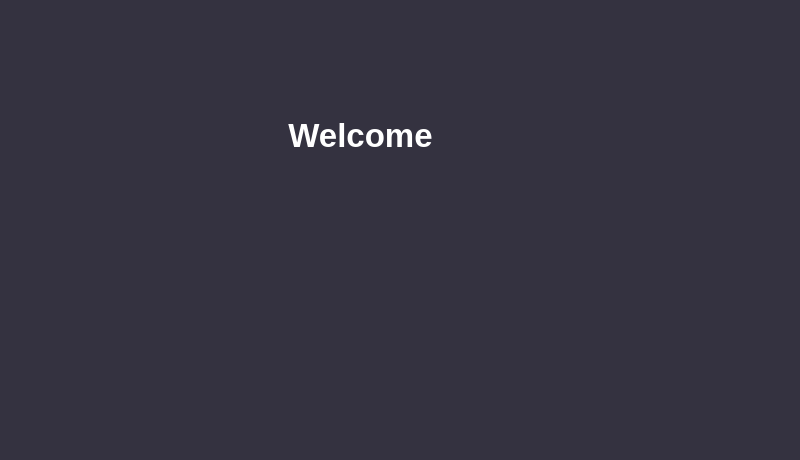
<?xml version="1.0" encoding="UTF-8"?>
<ui version="4.0">
 <class>MainPage</class>
 <widget class="QMainWindow" name="MainPage">
  <property name="geometry">
   <rect>
    <x>0</x>
    <y>0</y>
    <width>800</width>
    <height>460</height>
   </rect>
  </property>
  <property name="windowTitle">
   <string>MainWindow</string>
  </property>
  <widget class="QWidget" name="centralwidget">
   <widget class="QLabel" name="lbl_Title">
    <property name="geometry">
     <rect>
      <x>-210</x>
      <y>-260</y>
      <width>1141</width>
      <height>791</height>
     </rect>
    </property>
    <property name="font">
     <font>
      <pointsize>25</pointsize>
      <weight>75</weight>
      <bold>true</bold>
     </font>
    </property>
    <property name="layoutDirection">
     <enum>Qt::RightToLeft</enum>
    </property>
    <property name="styleSheet">
     <string notr="true">QLabel {
    background-color: rgb(52, 50, 64);
    color: white;
}
</string>
    </property>
    <property name="text">
     <string>Welcome</string>
    </property>
    <property name="alignment">
     <set>Qt::AlignCenter</set>
    </property>
   </widget>
  </widget>
 </widget>
 <resources/>
 <connections/>
</ui>
